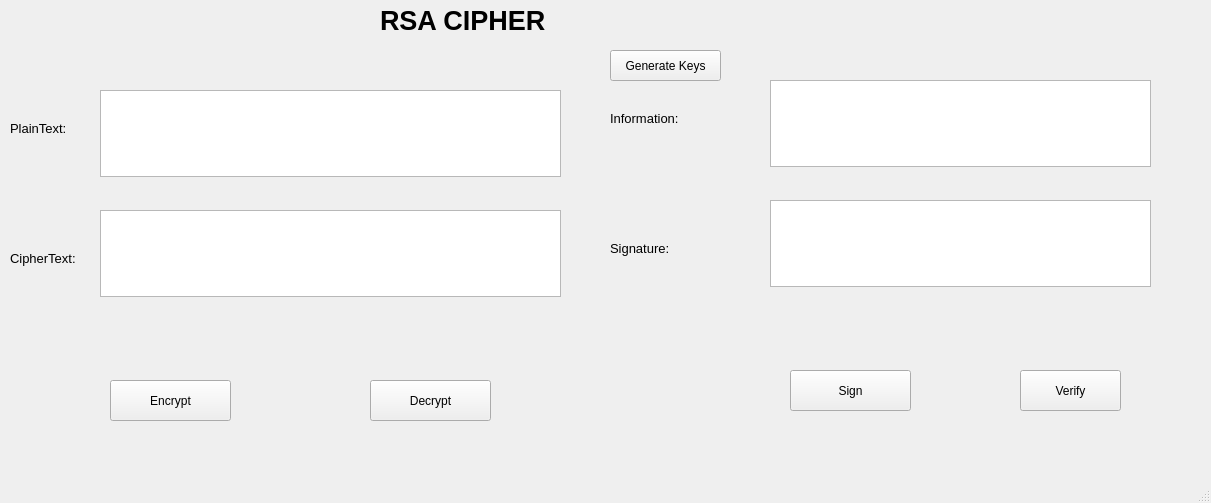
<?xml version="1.0" encoding="UTF-8"?>
<ui version="4.0">
 <class>MainWindow</class>
 <widget class="QMainWindow" name="MainWindow">
  <property name="geometry">
   <rect>
    <x>0</x>
    <y>0</y>
    <width>1211</width>
    <height>503</height>
   </rect>
  </property>
  <property name="windowTitle">
   <string>MainWindow</string>
  </property>
  <widget class="QWidget" name="centralwidget">
   <widget class="QLabel" name="label">
    <property name="geometry">
     <rect>
      <x>380</x>
      <y>0</y>
      <width>211</width>
      <height>41</height>
     </rect>
    </property>
    <property name="font">
     <font>
      <pointsize>20</pointsize>
      <weight>75</weight>
      <bold>true</bold>
     </font>
    </property>
    <property name="text">
     <string>RSA CIPHER</string>
    </property>
   </widget>
   <widget class="QLabel" name="label_2">
    <property name="geometry">
     <rect>
      <x>10</x>
      <y>120</y>
      <width>81</width>
      <height>16</height>
     </rect>
    </property>
    <property name="font">
     <font>
      <pointsize>10</pointsize>
     </font>
    </property>
    <property name="text">
     <string>PlainText:</string>
    </property>
   </widget>
   <widget class="QLabel" name="label_3">
    <property name="geometry">
     <rect>
      <x>10</x>
      <y>250</y>
      <width>101</width>
      <height>16</height>
     </rect>
    </property>
    <property name="font">
     <font>
      <pointsize>10</pointsize>
     </font>
    </property>
    <property name="text">
     <string>CipherText:</string>
    </property>
   </widget>
   <widget class="QLabel" name="label_4">
    <property name="geometry">
     <rect>
      <x>610</x>
      <y>110</y>
      <width>111</width>
      <height>16</height>
     </rect>
    </property>
    <property name="font">
     <font>
      <pointsize>10</pointsize>
     </font>
    </property>
    <property name="text">
     <string>Information:</string>
    </property>
   </widget>
   <widget class="QLabel" name="label_5">
    <property name="geometry">
     <rect>
      <x>610</x>
      <y>240</y>
      <width>111</width>
      <height>16</height>
     </rect>
    </property>
    <property name="font">
     <font>
      <pointsize>10</pointsize>
     </font>
    </property>
    <property name="text">
     <string>Signature:</string>
    </property>
   </widget>
   <widget class="QPushButton" name="btnKey">
    <property name="geometry">
     <rect>
      <x>610</x>
      <y>50</y>
      <width>111</width>
      <height>31</height>
     </rect>
    </property>
    <property name="text">
     <string>Generate Keys</string>
    </property>
   </widget>
   <widget class="QPlainTextEdit" name="txtplain">
    <property name="geometry">
     <rect>
      <x>100</x>
      <y>90</y>
      <width>461</width>
      <height>87</height>
     </rect>
    </property>
   </widget>
   <widget class="QPlainTextEdit" name="txtCipher">
    <property name="geometry">
     <rect>
      <x>100</x>
      <y>210</y>
      <width>461</width>
      <height>87</height>
     </rect>
    </property>
   </widget>
   <widget class="QPlainTextEdit" name="txtInfor">
    <property name="geometry">
     <rect>
      <x>770</x>
      <y>80</y>
      <width>381</width>
      <height>87</height>
     </rect>
    </property>
   </widget>
   <widget class="QLabel" name="label_6">
    <property name="geometry">
     <rect>
      <x>1220</x>
      <y>230</y>
      <width>111</width>
      <height>16</height>
     </rect>
    </property>
    <property name="font">
     <font>
      <pointsize>10</pointsize>
     </font>
    </property>
    <property name="text">
     <string>Signature:</string>
    </property>
   </widget>
   <widget class="QPlainTextEdit" name="txtSign">
    <property name="geometry">
     <rect>
      <x>770</x>
      <y>200</y>
      <width>381</width>
      <height>87</height>
     </rect>
    </property>
   </widget>
   <widget class="QLabel" name="label_7">
    <property name="geometry">
     <rect>
      <x>1220</x>
      <y>350</y>
      <width>111</width>
      <height>16</height>
     </rect>
    </property>
    <property name="font">
     <font>
      <pointsize>10</pointsize>
     </font>
    </property>
    <property name="text">
     <string>Signature:</string>
    </property>
   </widget>
   <widget class="QPushButton" name="btnEncrypt">
    <property name="geometry">
     <rect>
      <x>110</x>
      <y>380</y>
      <width>121</width>
      <height>41</height>
     </rect>
    </property>
    <property name="text">
     <string>Encrypt</string>
    </property>
   </widget>
   <widget class="QPushButton" name="btnDecrypt">
    <property name="geometry">
     <rect>
      <x>370</x>
      <y>380</y>
      <width>121</width>
      <height>41</height>
     </rect>
    </property>
    <property name="text">
     <string>Decrypt</string>
    </property>
   </widget>
   <widget class="QPushButton" name="btnSign">
    <property name="geometry">
     <rect>
      <x>790</x>
      <y>370</y>
      <width>121</width>
      <height>41</height>
     </rect>
    </property>
    <property name="text">
     <string>Sign</string>
    </property>
   </widget>
   <widget class="QPushButton" name="btnVeri">
    <property name="geometry">
     <rect>
      <x>1020</x>
      <y>370</y>
      <width>101</width>
      <height>41</height>
     </rect>
    </property>
    <property name="text">
     <string>Verify</string>
    </property>
   </widget>
  </widget>
  <widget class="QMenuBar" name="menubar">
   <property name="geometry">
    <rect>
     <x>0</x>
     <y>0</y>
     <width>1211</width>
     <height>26</height>
    </rect>
   </property>
  </widget>
  <widget class="QStatusBar" name="statusbar"/>
 </widget>
 <resources/>
 <connections/>
</ui>
